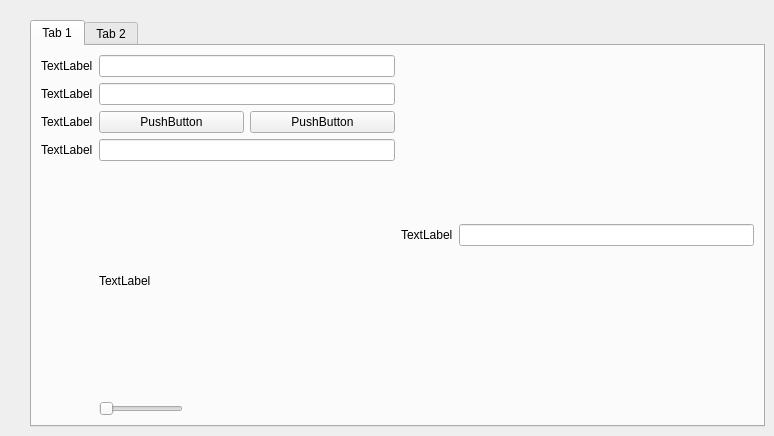
           <widget class="QWidget" name="tab_12">
            <attribute name="title">
             <string>Page</string>
            </attribute>
            <widget class="QTabWidget" name="tabWidget">
             <property name="geometry">
              <rect>
               <x>30</x>
               <y>20</y>
               <width>735</width>
               <height>407</height>
              </rect>
             </property>
             <widget class="QWidget" name="tab_7">
              <attribute name="title">
               <string>Tab 1</string>
              </attribute>
              <layout class="QHBoxLayout" name="horizontalLayout_27">
               <item>
                <layout class="QGridLayout" name="gridLayout_5">
                 <item row="3" column="1">
                  <widget class="QLineEdit" name="lineEdit_10"/>
                 </item>
                 <item row="6" column="1">
                  <widget class="QSlider" name="horizontalSlider_3">
                   <property name="sizePolicy">
                    <sizepolicy hsizetype="Maximum" vsizetype="Fixed">
                     <horstretch>0</horstretch>
                     <verstretch>0</verstretch>
                    </sizepolicy>
                   </property>
                   <property name="orientation">
                    <enum>Qt::Horizontal</enum>
                   </property>
                  </widget>
                 </item>
                 <item row="1" column="1">
                  <widget class="QLineEdit" name="lineEdit_9"/>
                 </item>
                 <item row="1" column="0">
                  <widget class="QLabel" name="label_40">
                   <property name="text">
                    <string>TextLabel</string>
                   </property>
                  </widget>
                 </item>
                 <item row="2" column="1">
                  <layout class="QHBoxLayout" name="horizontalLayout_28">
                   <item>
                    <widget class="QPushButton" name="pushButton_11">
                     <property name="text">
                      <string>PushButton</string>
                     </property>
                    </widget>
                   </item>
                   <item>
                    <widget class="QPushButton" name="pushButton_13">
                     <property name="text">
                      <string>PushButton</string>
                     </property>
                    </widget>
                   </item>
                  </layout>
                 </item>
                 <item row="0" column="1">
                  <widget class="QLineEdit" name="lineEdit_3"/>
                 </item>
                 <item row="0" column="0">
                  <widget class="QLabel" name="label_12">
                   <property name="text">
                    <string>TextLabel</string>
                   </property>
                  </widget>
                 </item>
                 <item row="4" column="1">
                  <widget class="QLabel" name="label_43">
                   <property name="text">
                    <string>TextLabel</string>
                   </property>
                  </widget>
                 </item>
                 <item row="2" column="0">
                  <widget class="QLabel" name="label_41">
                   <property name="text">
                    <string>TextLabel</string>
                   </property>
                  </widget>
                 </item>
                 <item row="3" column="0">
                  <widget class="QLabel" name="label_42">
                   <property name="text">
                    <string>TextLabel</string>
                   </property>
                  </widget>
                 </item>
                 <item row="5" column="1">
                  <layout class="QHBoxLayout" name="horizontalLayout_29"/>
                 </item>
                </layout>
               </item>
               <item>
                <layout class="QGridLayout" name="gridLayout_6">
                 <item row="0" column="0">
                  <widget class="QLabel" name="label_5">
                   <property name="text">
                    <string>TextLabel</string>
                   </property>
                  </widget>
                 </item>
                 <item row="0" column="1">
                  <widget class="QLineEdit" name="lineEdit_4"/>
                 </item>
                </layout>
               </item>
              </layout>
             </widget>
             <widget class="QWidget" name="tab_11">
              <attribute name="title">
               <string>Tab 2</string>
              </attribute>
             </widget>
            </widget>
           </widget>
